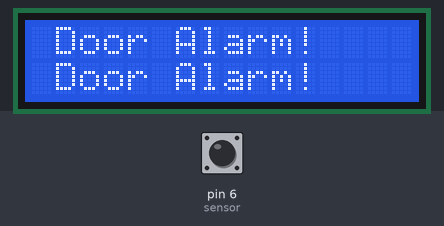
This sketch was run on a simulated Arduino Uno, built with avr-gcc and run on an emulated ATmega328P. Shown: 16×2 character LCD. The test bench sets the inputs (shaded band); at power-on: pin 6 (sensor) HIGH.

Above: at 1.2 s.
1.3 s: pin 6 (sensor) driven LOW
At 3.1 s:
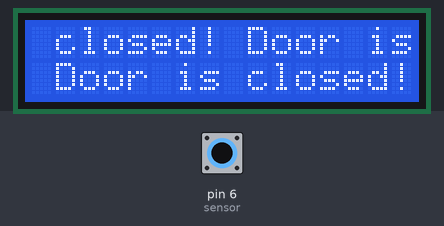
3.5 s: pin 6 (sensor) driven HIGH
At 5.1 s:
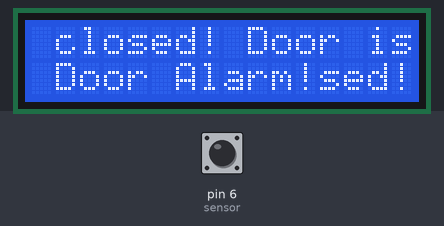
5.4 s: pin 6 (sensor) driven LOW
At 6.7 s:
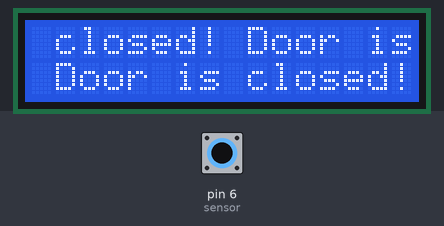
7.0 s: pin 6 (sensor) driven HIGH
At 7.7 s:
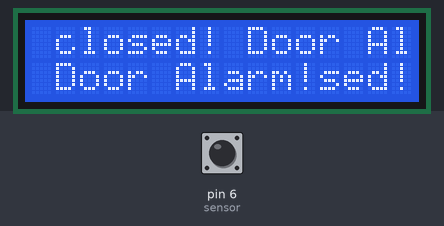
8.8 s: pin 6 (sensor) driven LOW
At 9.4 s:
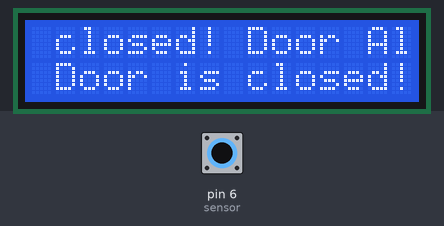
11.0 s: pin 6 (sensor) pulsed HIGH 2 times (0.12 s each, 0.3 s apart)
At 11.8 s:
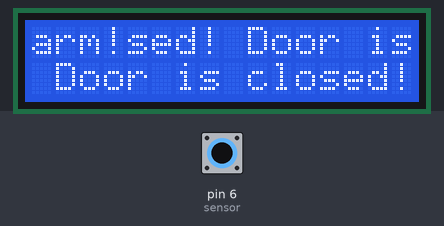
Timing chart, 0 to 14.0 s (numbered marks = the images above; inputs shaded):
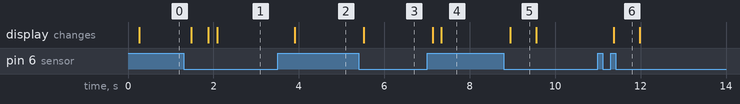

The sketch:

b1.ino
```cpp
#include <LiquidCrystal.h>

// Creates an LCD object. Parameters: (rs, enable, d4, d5, d6, d7)
LiquidCrystal lcd(12, 11, 5, 4, 3, 2);


//const int buzzer = 3;
const int sensor = 6;
int state; // 0 close - 1 open wwitch
void setup()
{

   lcd.begin(16, 2);

  // Clears the LCD screen
  lcd.clear();
pinMode(sensor, INPUT_PULLUP);
}
void loop()
{
state = digitalRead(sensor);
if (state == HIGH){
//tone(buzzer, 400);
lcd.print(" Door Alarm!");

  // set the cursor to column 0, line 1
  // (note: line 1 is the second row, since counting begins with 0):
  lcd.setCursor(0, 1);
}
else{
  lcd.print(" Door is closed!");
//noTone(buzzer);
}
delay(200);
}
```

Measured:
- after the input at 1.3 s, the display: first changes after 0.18 s (image 1 shows a later state)
- after the input at 3.5 s, the display: changes after 0.40 s (image 2)
- after the input at 5.4 s, the display: changes after 0.12 s (image 3)
- after the input at 7.0 s, the display: first changes after 0.13 s (image 4 shows a later state)
- after the input at 8.8 s, the display: changes after 0.15 s (image 5)
- after the input at 11.0 s, the display: changes after 0.37 s (image 6)
- what the display in image 5 shows lasts 0.7 s, from 8.9 s to 9.6 s
